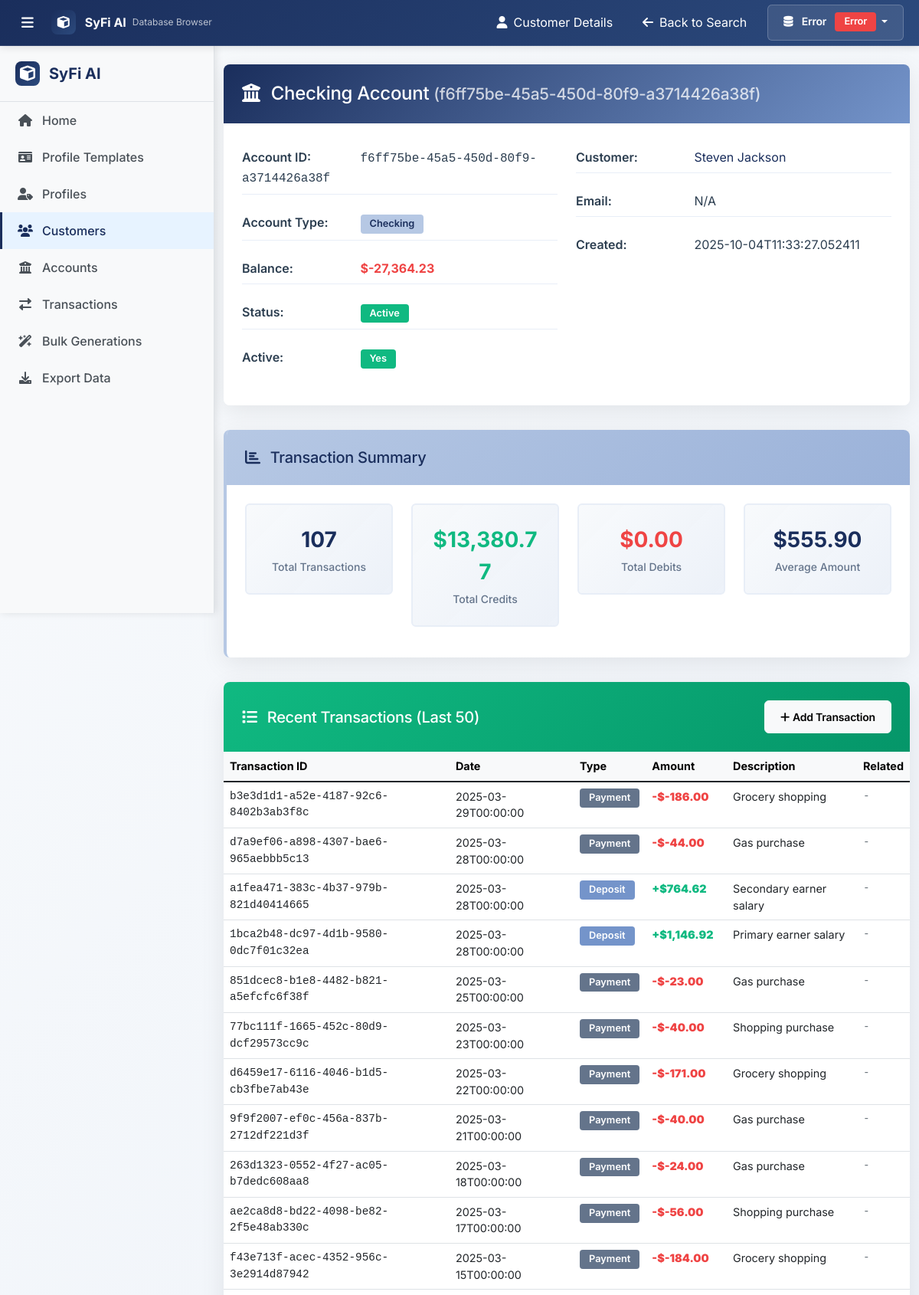
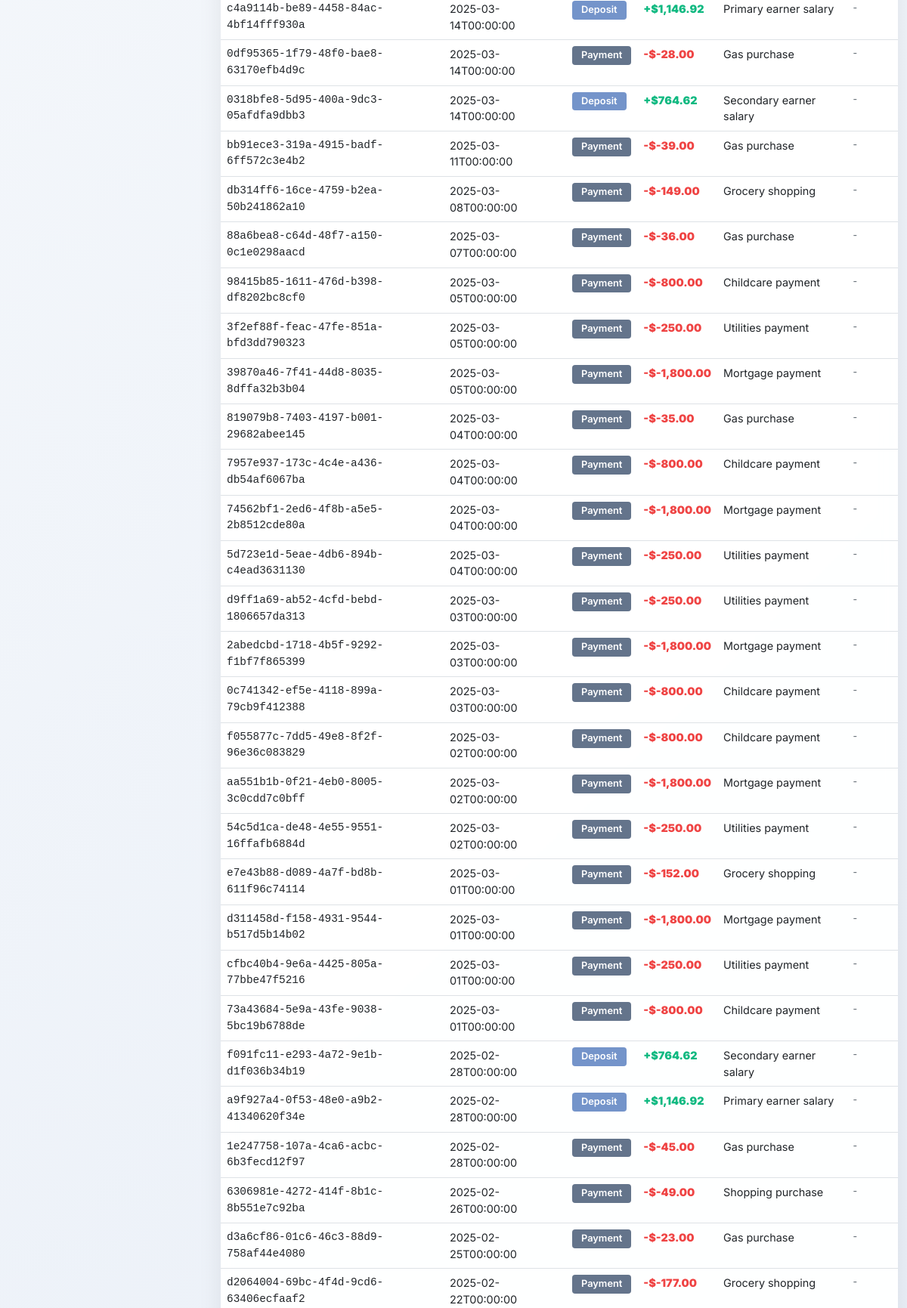
Page /account/f6ff75be-45a5-450d-80f9-a3714426a38f (upper part) on the committed database (2 pictures, top to bottom).
### tables this page shows
CREATE TABLE accounts (
            account_id TEXT PRIMARY KEY,
            customer_id TEXT NOT NULL,
            account_number TEXT UNIQUE NOT NULL,
            account_type TEXT NOT NULL,
            balance DECIMAL(15,2) DEFAULT 0.00,
            available_balance DECIMAL(15,2) DEFAULT 0.00,
            currency TEXT DEFAULT 'USD',
            created_date DATETIME DEFAULT CURRENT_TIMESTAMP,
            closed_date DATE,
            is_active BOOLEAN DEFAULT 1,
            interest_rate DECIMAL(5,4),
            credit_limit DECIMAL(15,2),
            metadata TEXT, bulk_generation_id TEXT, bulk_generation_label TEXT,  -- JSON for additional fields
            FOREIGN KEY (customer_id) REFERENCES customers (customer_id)
        );

CREATE TABLE customers (
            customer_id TEXT PRIMARY KEY,
            first_name TEXT NOT NULL,
            last_name TEXT NOT NULL,
            company_name TEXT,  -- For business entities
            email TEXT,
            phone TEXT,
            date_of_birth DATE,
            address TEXT,
            city TEXT,
            state TEXT,
            zip_code TEXT,
            ssn_hash TEXT,
            created_date DATETIME DEFAULT CURRENT_TIMESTAMP,
            
            -- Household information
            household_size INTEGER DEFAULT 1,
            num_adults INTEGER DEFAULT 1,
            num_children INTEGER DEFAULT 0,
            num_pets INTEGER DEFAULT 0,
            household_income DECIMAL(15,2),
            employment_status TEXT,
            marital_status TEXT,
            
            -- Profile information
            profile_description TEXT,
            profile_tags TEXT,  -- JSON array of tags
            
            metadata TEXT  -- JSON for additional fields
        , bulk_generation_id TEXT, bulk_generation_label TEXT);

CREATE TABLE transactions (
            transaction_id TEXT PRIMARY KEY,
            account_id TEXT NOT NULL,
            transaction_type TEXT NOT NULL,
            amount DECIMAL(15,2) NOT NULL,
            currency TEXT DEFAULT 'USD',
            description TEXT,
            category TEXT,
            merchant_name TEXT,
            merchant_category TEXT,
            transaction_date DATETIME NOT NULL,
            posted_date DATETIME,
            reference_number TEXT,
            balance_after DECIMAL(15,2),
            related_account_id TEXT,
            related_transaction_id TEXT,
            location TEXT,
            metadata TEXT, bulk_generation_id TEXT, bulk_generation_label TEXT,  -- JSON for additional fields
            FOREIGN KEY (account_id) REFERENCES accounts (account_id)
        );

### web_browser.py (the view)
@app.route('/account/<account_id>')
def account_details(account_id):
    if db_browser:
        details = db_browser.get_account_details(account_id)
        if details:
            back_links = [
                {'url': f'/customer/{details["account"]["customer_id"]}', 'icon': 'fas fa-user', 'text': 'Customer Details'},
                {'url': '/customers', 'icon': 'fas fa-arrow-left', 'text': 'Back to Search'}
            ]
            return render_template('account_details.html', data=details, active_page='customers',
                                 show_back_links=True, back_links=back_links)
        else:
            return render_template('error.html', message='Account not found')
    else:
        return render_template('error.html', message='Database not connected')

### templates/account_details.html (shortened to what this page needs)
<!DOCTYPE html>
<html lang="en">
<head>
    <link href="https://cdn.jsdelivr.net/npm/bootstrap@5.1.3/dist/css/bootstrap.min.css" rel="stylesheet">
    <link href="https://cdnjs.cloudflare.com/ajax/libs/font-awesome/6.0.0/css/all.min.css" rel="stylesheet">
    <link rel="stylesheet" href="{{ url_for('static', filename='css/base.css') }}">
    <link rel="stylesheet" href="{{ url_for('static', filename='css/shared_navigation_styles.css') }}">
    <link rel="stylesheet" href="{{ url_for('static', filename='css/account_details.css') }}">
</head>
<body class="bg-light">
    {% include 'shared_navigation.html' %}
    <div class="container mt-4">
        <div class="row">
            <div class="col-12">
                <div class="card detail-card">
                    <div class="card-header bg-primary text-white">
                        <h4 class="mb-0">
                            <i class="fas fa-university me-2"></i>
                            {{ data.account.account_type.title() }} Account
                            <small class="opacity-75">({{ data.account.account_id }})</small>
                        </h4>
                    </div>
                    <div class="card-body">
                        <div class="row">
                            <div class="col-md-6">
                                <div class="info-row">
                                    <span class="info-label">Account ID:</span>
                                    <span class="font-monospace">{{ data.account.account_id }}</span>
                                </div>
                                <div class="info-row">
                                    <span class="info-label">Account Type:</span>
                                    <span class="badge bg-info">{{ data.account.account_type.title() }}</span>
                                </div>
                                <div class="info-row">
                                    <span class="info-label">Balance:</span>
                                    <span class="{{ 'balance-positive' if data.account.balance >= 0 else 'balance-negative' }}">
                                        ${{ "{:,.2f}".format(data.account.balance) }}
                                    </span>
                                </div>
                                <div class="info-row">
                                    <span class="info-label">Status:</span>
                                    <span class="badge bg-{{ 'success' if data.account.get('account_status', 'active') == 'active' else 'secondary' }}">
                                        {{ (data.account.get('account_status', 'active')).title() }}
                                    </span>
                                </div>
                                <div class="info-row">
                                    <span class="info-label">Active:</span>
                                    <span class="badge bg-{{ 'success' if data.account.is_active else 'danger' }}">
                                        {{ 'Yes' if data.account.is_active else 'No' }}
                                    </span>
                                </div>
                            </div>
                            <div class="col-md-6">
                                <div class="info-row">
                                    <span class="info-label">Customer:</span>
                                    <a href="/customer/{{ data.account.customer_id }}" class="text-decoration-none">
                                        {{ data.account.first_name }} {{ data.account.last_name }}
                                    </a>
                                </div>
                                <div class="info-row">
                                    <span class="info-label">Email:</span>
                                    <span>{{ data.account.email or 'N/A' }}</span>
                                </div>
                                <div class="info-row">
                                    <span class="info-label">Created:</span>
                                    <span>{{ data.account.created_date or 'N/A' }}</span>
                                </div>
                            </div>
                        </div>
                    </div>
                </div>
            </div>
        </div>
        <div class="row">
            <div class="col-12">
                <div class="card detail-card summary-card">
                    <div class="card-header bg-info text-white">
                        <h5 class="mb-0">
                            <i class="fas fa-chart-bar me-2"></i>
                            Transaction Summary
                        </h5>
                    </div>
                    <div class="card-body">
                        <div class="row">
                            <div class="col-md-3">
                                <div class="stat-box">
                                    <div class="stat-number">{{ data.transaction_summary.total_transactions }}</div>
                                    <div class="stat-label">Total Transactions</div>
                                </div>
                            </div>
                            <div class="col-md-3">
                                <div class="stat-box">
                                    <div class="stat-number text-success">${{ "{:,.2f}".format(data.transaction_summary.total_credits) }}</div>
                                    <div class="stat-label">Total Credits</div>
                                </div>
                            </div>
                            <div class="col-md-3">
                                <div class="stat-box">
                                    <div class="stat-number text-danger">${{ "{:,.2f}".format(data.transaction_summary.total_debits) }}</div>
                                    <div class="stat-label">Total Debits</div>
                                </div>
                            </div>
                            <div class="col-md-3">
                                <div class="stat-box">
                                    <div class="stat-number">${{ "{:,.2f}".format(data.transaction_summary.avg_amount) }}</div>
                                    <div class="stat-label">Average Amount</div>
                                </div>
                            </div>
                        </div>
                    </div>
                </div>
            </div>
        </div>
        <div class="row">
            <div class="col-12">
                <div class="card detail-card">
                    <div class="card-header bg-success text-white d-flex justify-content-between align-items-center">
                        <h5 class="mb-0">
                            <i class="fas fa-list me-2"></i>
                            Recent Transactions (Last 50)
                        </h5>
                        <button type="button" class="btn btn-light btn-sm" id="add-transaction-btn" data-bs-toggle="modal" data-bs-target="#addTransactionModal">
                            <i class="fas fa-plus me-1"></i>Add Transaction
                        </button>
                    </div>
                    <div class="card-body p-0">
                        {% if data.transactions %}
                            <div class="table-responsive">
                                <table class="table table-hover transaction-table mb-0">
                                    <thead class="table-light">
                                        <tr>
                                            <th>Transaction ID</th>
                                            <th>Date</th>
                                            <th>Type</th>
                                            <th>Amount</th>
                                            <th>Description</th>
                                            <th>Related</th>
                                        </tr>
                                    </thead>
                                    <tbody>
                                        {% for transaction in data.transactions %}
                                        <tr>
                                            <td class="font-monospace">{{ transaction.transaction_id }}</td>
                                            <td>{{ transaction.transaction_date[:19] if transaction.transaction_date else 'N/A' }}</td>
                                            <td>
                                                <span class="badge bg-{{ 'primary' if transaction.transaction_type == 'deposit' else ('warning' if transaction.transaction_type == 'withdrawal' else 'secondary') }}">
                                                    {{ transaction.transaction_type.title() }}
                                                </span>
                                            </td>
                                            <td class="{{ 'transaction-credit' if transaction.transaction_type in ['deposit', 'credit'] else 'transaction-debit' }}">
                                                {% if transaction.transaction_type in ['deposit', 'credit'] %}
                                                    <strong>+${{ "{:,.2f}".format(transaction.amount) }}</strong>
                                                {% else %}
                                                    <strong>-${{ "{:,.2f}".format(transaction.amount) }}</strong>
                                                {% endif %}
                                            </td>
                                            <td>{{ transaction.description or 'N/A' }}</td>
                                            <td class="font-monospace">
                                                {% if transaction.related_transaction_id %}
                                                    <small>{{ transaction.related_transaction_id }}</small>
                                                {% else %}
                                                    <span class="text-muted">-</span>
                                                {% endif %}
                                            </td>
                                        </tr>
                                        {% endfor %}
                                    </tbody>
                                </table>
                            </div>
                        {% else %}
                            <div class="text-center py-5">
                                <i class="fas fa-inbox fa-3x text-muted mb-3"></i>
                                <p class="text-muted">No transactions found for this account.</p>
                            </div>
                        {% endif %}
                    </div>
                </div>
            </div>
        </div>
    </div>
</body>
</html>

### rows in the picture
accounts: account.account_type "Checking", account.account_id "f6ff75be-45a5-450d-80f9-a3714426a38f", account.balance "-27,364.23", is_active "Yes", account "2025-10-04T11:33:27.052411"
customers: account.first_name "Steven", account.last_name "Jackson", account "N/A"
transactions: amount "-186.00"
transactions: amount "-44.00"
transactions: amount "764.62"
transactions: amount "1,146.92"
transactions: amount "-23.00"
transactions: amount "-40.00"
transactions: amount "-171.00"
transactions: amount "-40.00"
transactions: amount "-24.00"
transactions: amount "-56.00"
transactions: amount "-184.00"
transactions: amount "1,146.92"
transactions: amount "-28.00"
transactions: amount "764.62"
transactions: amount "-39.00"
transactions: amount "-149.00"
transactions: amount "-36.00"
transactions: amount "-800.00"
transactions: amount "-250.00"
transactions: amount "-1,800.00"
transactions: amount "-35.00"
transactions: amount "-800.00"
transactions: amount "-1,800.00"
transactions: amount "-250.00"
transactions: amount "-250.00"
transactions: amount "-1,800.00"
transactions: amount "-800.00"
transactions: amount "-800.00"
transactions: amount "-1,800.00"
transactions: amount "-250.00"
transactions: amount "-152.00"
transactions: amount "-1,800.00"
transactions: amount "-250.00"
transactions: amount "-800.00"
transactions: amount "764.62"
transactions: amount "1,146.92"
transactions: amount "-45.00"
transactions: amount "-49.00"
transactions: amount "-23.00"
transactions: amount "-177.00"

### other values in the picture
{{ link.text }} "Customer Details" "Back to Search"
{{ (data.account.get('account_status', 'active')).title() }} "Active"
{{ data.transaction_summary.total_transactions }} "107"
{{ "{:,.2f}".format(data.transaction_summary.total_credits) }} "13,380.77"
{{ "{:,.2f}".format(data.transaction_summary.total_debits) }} "0.00"
{{ "{:,.2f}".format(data.transaction_summary.avg_amount) }} "555.90"
